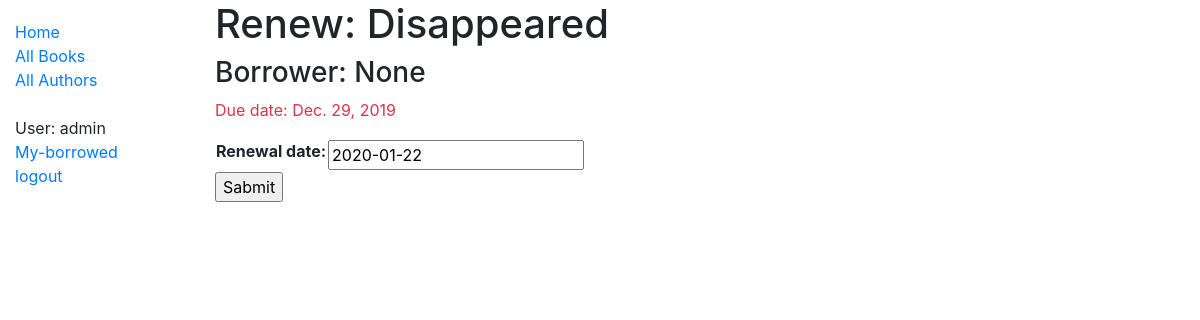
The page /catalog/book/disappeared/renew/ (signed in) on the database its author committed.
### catalog/models.py (models this page shows, shortened)
class BookInstance(models.Model):
    slug = models.SlugField(max_length=150, unique=True)
    book = models.ForeignKey('Book', on_delete=models.SET_NULL, null=True)
    imprint = models.CharField(max_length=200)
    due_back = models.DateField(null=True, blank=True)
    borrower = models.ForeignKey(User, on_delete=models.SET_NULL, null=True, blank=True)
    @property
    def is_overdue(self):
        if self.due_back and date.today() > self.due_back:
            return True
        return False
    LOAN_STATUS = (
        ('m', 'Maintenance'),
        ('o', 'On loan'),
        ('a', 'Available'),
        ('r', 'Reserved'),
    )
    status = models.CharField(max_length=1, choices=LOAN_STATUS, blank=True, default='m')
    class Meta:
        ordering = ['due_back']
        permissions = (("can_mark_returned", "Set book as returned"),)

class Book(models.Model):
    title = models.CharField(max_length=200)
    slug = models.SlugField(max_length=150, unique=True)
    author = models.ForeignKey('Author', on_delete=models.SET_NULL, null=True)
    summary = models.TextField(max_length=1000)
    isbn = models.CharField('ISBN', max_length=13)
    genre = models.ManyToManyField(Genre)
    def display_genre(self):
        return ', ' .join([genre.name for genre in self.genre.all()[:3]])
    display_genre.short_description = 'Genre'

### catalog/views.py (the view)
# urls.py: path('book/<str:slug>/renew/', views.renew_book_librarian, name='renew-book-librarian'),
@permission_required('catalog.can_mark_returned')
def renew_book_librarian(request, slug):
    book_inst = get_object_or_404(BookInstance, slug=slug)
    if request.method == 'POST':
        form = RenewBookForm(request.POST)
        if form.is_valid():
            book_inst.due_back = form.cleaned_date['renewal_date']
            book_inst.save()
            return HttpResponseRedirect(reverse('all-borrowed'))
    else:
        proposed_reneval_date = datetime.date.today() + datetime.timedelta(weeks=3)
        form = RenewBookForm(initial={'renewal_date': proposed_reneval_date})
    return render(request, 'catalog/book_renew_librarian.html', {'form': form, 'bookinst': book_inst})

### catalog/forms.py (shortened to what this page needs)
class RenewBookForm(forms.Form):
    renewal_date = forms.DateField()

### catalog/templates/catalog/book_renew_librarian.html (shortened to what this page needs)
{% extends 'base_generic.html' %}
{% block content %}
    <h1>Renew: {{ bookinst.book.title }}</h1>
    <h3>Borrower: {{ bookinst.borrower }}</h3>
    <p {% if bookinst.is_overdue %} class="text-danger" {% endif %}>Due date: {{ bookinst.due_back }}</p>
    <form action="" method="POST">
        <table>
            {{ form }}
        </table>
        <input type="submit" value="Sabmit"/>
    </form>
{% endblock %}

### catalog/templates/base_generic.html (shortened to what this page needs)
<!DOCTYPE html>
<html lang="en">
<head>
    <link rel="stylesheet" href="https://stackpath.bootstrapcdn.com/bootstrap/4.4.1/css/bootstrap.min.css">
    {% load static %}
    <link rel="stylesheet" href="{% static 'css/styles.css' %}">
</head>
<body>
    <div class="container-fluid">
        <div class="row">
            <div class="col-sm-2">
                {% block sidebar %}
                <ul class="sidebar-nav">
                    <li><a href="{% url 'index' %}">Home</a></li>
                    <li><a href="{% url 'books' %}">All Books</a></li>
                    <li><a href="{% url 'authors' %}">All Authors</a></li>
                    <br>
                    {% if user.is_authenticated %}
                       <li>User: {{ user.get_username }}</li>
                       <li><a href="{% url 'my-borrowed' %}">My-borrowed</a></li>
                       <li><a href="{% url 'logout' %}?next={{ request.path }}">logout</a></li>
                    {% else %}
                       <li><a href="{% url 'login' %}?next={{ request.path }}">login</a></li>
                    {% endif %}
                </ul>
                {% endblock %}
            </div>
            <div class="col-sm-10">
                {% block content %}{% endblock %}
            </div>
        </div>
    </div>
</body>
</html>

### catalog/static/css/styles.css (style rules this page uses)
.sidebar-nav { margin-top: 20px; padding: 0; list-style: none; }

### rows shown on the page
BookInstance: book "Disappeared", borrower "None", due_back "Dec. 29, 2019"

### other values the page prints
{{ user.get_username }} "admin"
